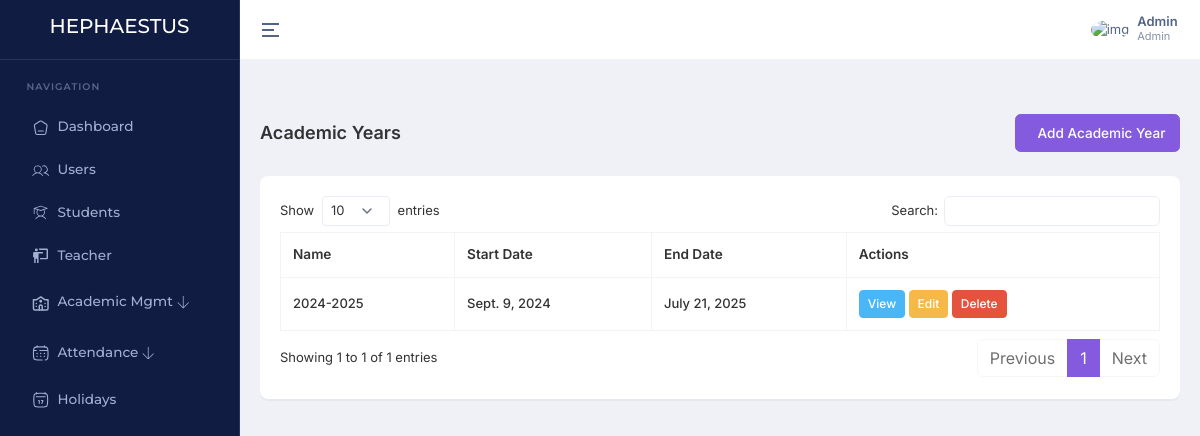
Before: /academic-years/ (signed in) with the older database file.
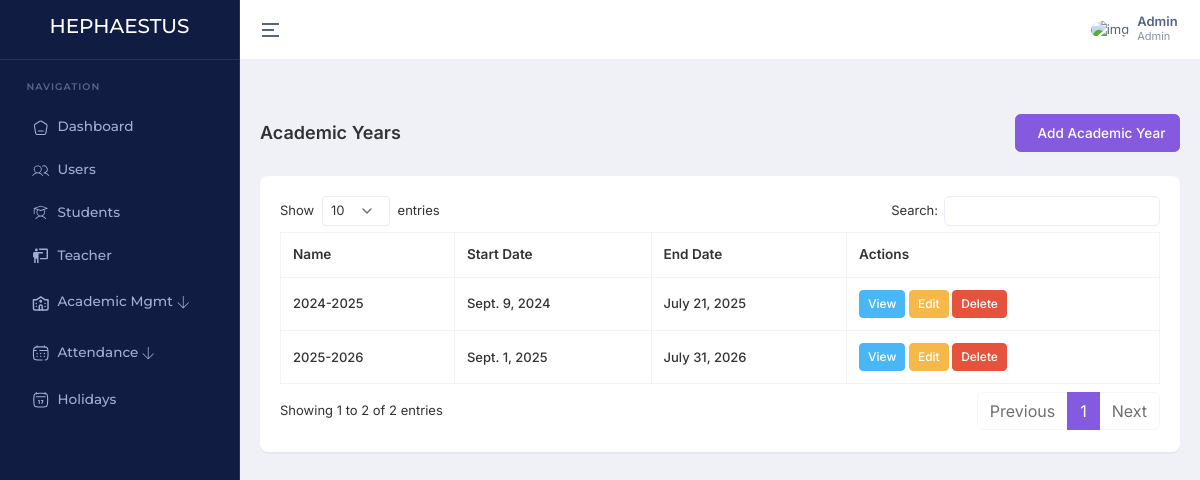
After: the same page with the newer database file.
### home/models.py (models this page shows, shortened)
class AcademicYear(models.Model):
    name = models.CharField(max_length=9, unique=True, null=True, blank=True)  # e.g., "2023-2024"
    start_date = models.DateField(null=True, blank=True)
    end_date = models.DateField(null=True, blank=True)
    created_at = models.DateTimeField(auto_now_add=True)
    updated_at = models.DateTimeField(auto_now=True)
    created_by = models.ForeignKey(settings.AUTH_USER_MODEL, on_delete=models.SET_NULL, null=True, related_name='academic_years_created')
    updated_by = models.ForeignKey(settings.AUTH_USER_MODEL, on_delete=models.SET_NULL, null=True, related_name='academic_years_updated')
    delete_status = models.BooleanField(default=False)

### home/views.py (the view)
# urls.py: path('academic-years/', getAcademicYears, name='getAcademicYears'),
@login_required
def getAcademicYears(request):
    academic_years = AcademicYear.objects.filter(delete_status=False)
    context = {
        'academic_years': academic_years
    }
    return render(request, 'pages/academicYears/index.html', context)

### templates/pages/academicYears/index.html (shortened to what this page needs)
{% extends "layouts/app.html" %}
{% load static %}
{% block content %}
<div class="container-fluid">
    <div class="d-md-flex d-block align-items-center justify-content-between my-4 page-header-breadcrumb">
        <h1 class="page-title fw-semibold fs-18 mb-0">Academic Years</h1>
        <div class="ms-md-1 ms-0">
            <nav>
                <ol class="breadcrumb mb-0">
                    <a class="btn btn-primary" href="{% url 'home:addAcademicYear' %}">
                        Add Academic Year
                    </a>
                </ol>
            </nav>
        </div>
    </div>
    <div class="row">
        <div class="col-xl-12">
            <div class="card custom-card">
                <div class="card-body">
                    <div class="table-responsive">
                        <table id="datatable" class="table table-bordered text-nowrap w-100">
                            <thead>
                                <tr>
                                    <th>Name</th>
                                    <th>Start Date</th>
                                    <th>End Date</th>
                                    <th>Actions</th>
                                </tr>
                            </thead>
                            <tbody>
                                {% for academic_year in academic_years %}
                                    <tr>
                                        <td>{{ academic_year.name }}</td>
                                        <td>{{ academic_year.start_date }}</td>
                                        <td>{{ academic_year.end_date }}</td>
                                        <td>
                                            <a href="{% url 'home:viewAcademicYear' academic_year.id %}" class="btn btn-sm btn-info">View</a>
                                            <a href="{% url 'home:editAcademicYear' academic_year.id %}" class="btn btn-sm btn-warning">Edit</a>
                                            <a href="{% url 'home:deleteAcademicYear' academic_year.id %}" class="btn btn-sm btn-danger" onclick="return confirm('Are you sure you want to delete this academic year?')">Delete</a>
                                        </td>
                                    </tr>
                                {% endfor %}
                            </tbody>
                        </table>
                    </div>
                </div>
            </div>
        </div>
    </div>
</div>
{% endblock %}

Changed rows visible on the page:
added AcademicYear: name "2025-2026", start_date "Sept. 1, 2025", end_date "July 31, 2026"
Other visible differences:
text written by a page script: "Show entries Search: Showing 1 to 1 of 1 entries Previous 1 Next" → "Show entries Search: Showing 1 to 2 of 2 entries Previous 1 Next"
